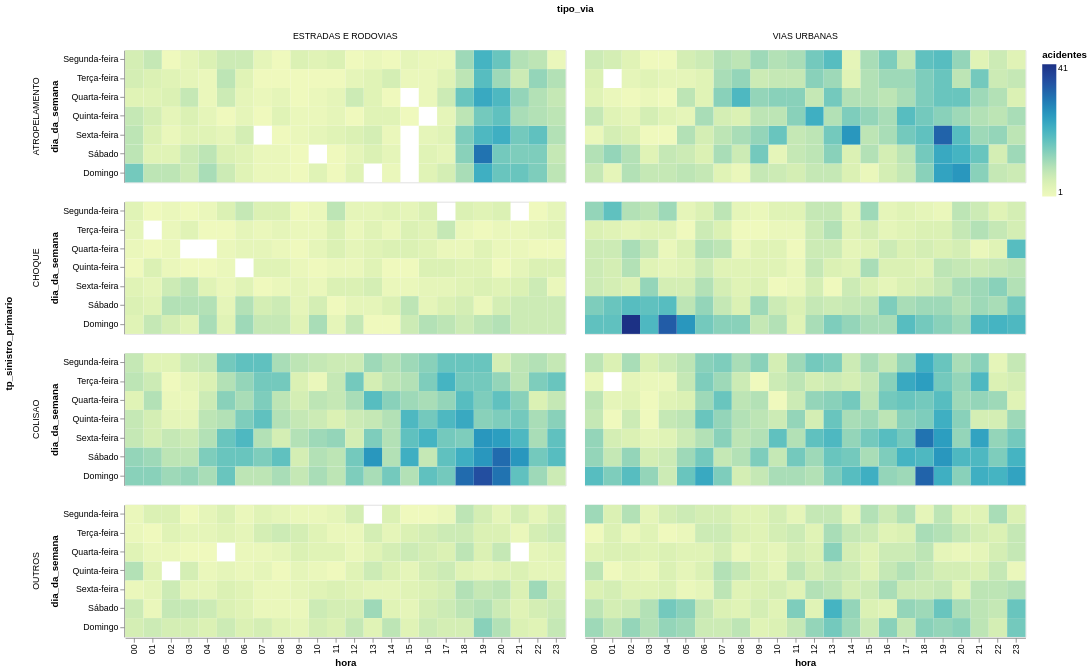

Notebook code cell kept with this figure:
### Code cell
sinistros.filter(pl.col('acidente_fatal') == 'SIM') \
    .group_by('dia_da_semana', 'hora', 'tipo_via', 'tp_sinistro_primario').agg(pl.len().alias('acidentes')) \
    .with_columns(pl.col('hora').cast(pl.String).str.zfill(2)) \
    .plot.rect(x='hora', color='acidentes', y=alt.Y(**get_col_order('dia_da_semana')), column='tipo_via', row='tp_sinistro_primario') \
    .properties(height=150, width=500)

### Figure 1 — Vega-Lite specification as saved in the notebook (floating-point values rounded to 4 significant figures; data arrays with more than 128 entries replaced by an {"elided": "..."} marker saying what was removed)
{"config": {"view": {"continuousWidth": 300, "continuousHeight": 300}}, "data": {"name": "data-50f52e40592afad4237f1535c47da7d5"}, "mark": {"type": "rect", "tooltip": true}, "encoding": {"color": {"field": "acidentes", "type": "quantitative"}, "column": {"field": "tipo_via", "type": "nominal"}, "row": {"field": "tp_sinistro_primario", "type": "nominal"}, "x": {"field": "hora", "type": "nominal"}, "y": {"field": "dia_da_semana", "sort": ["Segunda-feira", "Terça-feira", "Quarta-feira", "Quinta-feira", "Sexta-feira", "Sábado", "Domingo"]}}, "height": 150, "params": [{"name": "param_1e9efca18e7a2868", "select": {"type": "interval", "encodings": ["x", "y"]}, "bind": "scales"}], "width": 500, "$schema": "https://vega.github.io/schema/vega-lite/v6.4.1.json", "datasets": {"data-50f52e40592afad4237f1535c47da7d5": {"elided": "1324 records"}}}
